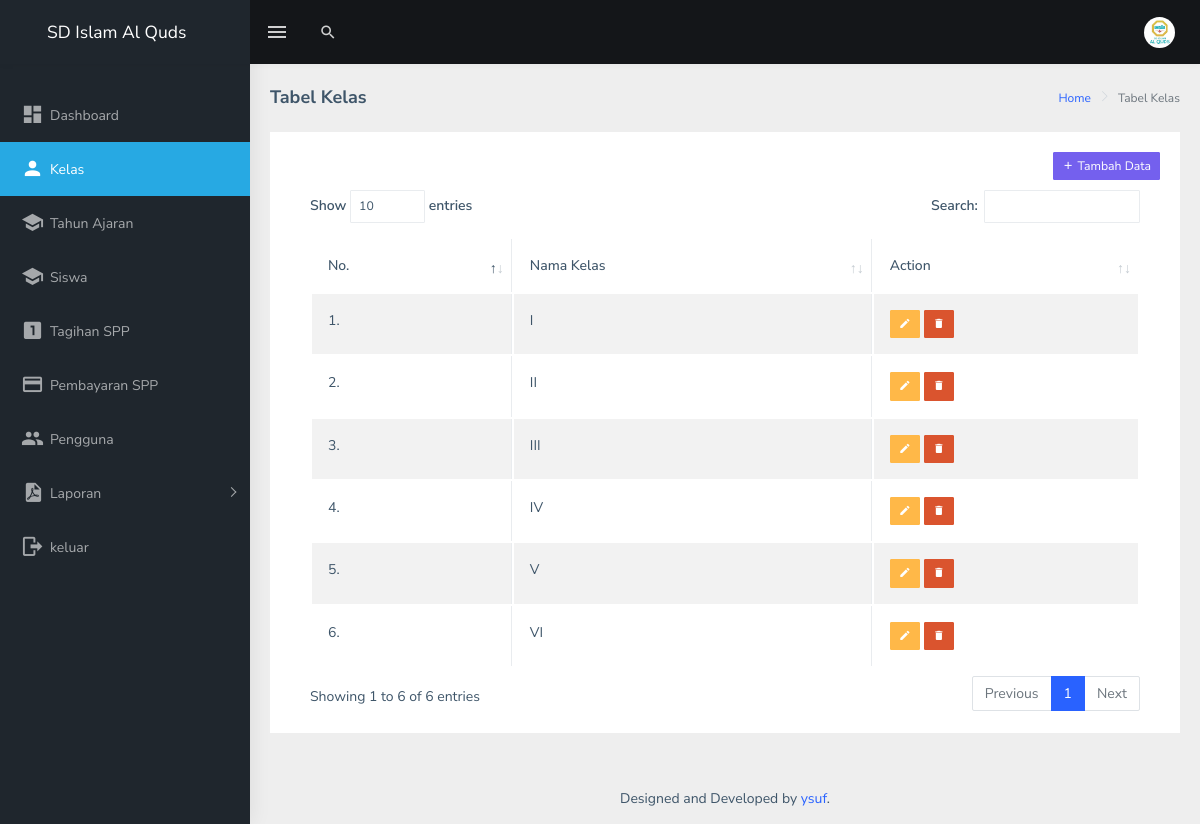
/admin/kelas.php (signed in), run on the app's committed database.
### tables this page shows
CREATE TABLE `tb_kelas` (
  `id_kelas` int(11) NOT NULL,
  `nama_kelas` varchar(50) NOT NULL
);

### admin/kelas.php (the view, shortened to what this page needs)
<?php
include 'koneksi.php';
?>
<!DOCTYPE html>
<html dir="ltr" lang="en">
  <head>
    <link
      rel="stylesheet"
      type="text/css"
      href="../assets/extra-libs/multicheck/multicheck.css"
    />
    <link
      href="../assets/libs/datatables.net-bs4/css/dataTables.bootstrap4.css"
      rel="stylesheet"
    />
    <link href="../dist/css/style.min.css" rel="stylesheet" />
  </head>
  <body>
    <div
      id="main-wrapper"
      data-layout="vertical"
      data-navbarbg="skin5"
      data-sidebartype="full"
      data-sidebar-position="absolute"
      data-header-position="absolute"
      data-boxed-layout="full"
    >
      <header class="topbar" data-navbarbg="skin5">
        <nav class="navbar top-navbar navbar-expand-md navbar-dark">
          <div class="navbar-header" data-logobg="skin5">
            <a class="navbar-brand" href="index.php">
              <span class="logo-text ms-4">
                SD Islam Al Quds
              </span>
            </a>
          </div>
          <div
            class="navbar-collapse collapse"
            id="navbarSupportedContent"
            data-navbarbg="skin5"
          >
            <ul class="navbar-nav float-start me-auto">
              <li class="nav-item d-none d-lg-block">
                <a
                  class="nav-link sidebartoggler waves-effect waves-light"
                  href="javascript:void(0)"
                  data-sidebartype="mini-sidebar"
                  ><i class="mdi mdi-menu font-24"></i
                ></a>
              </li>
              <li class="nav-item search-box">
                <a
                  class="nav-link waves-effect waves-dark"
                  href="javascript:void(0)"
                  ><i class="mdi mdi-magnify fs-4"></i
                ></a>
              </li>
            </ul>
            <ul class="navbar-nav float-end">
              <li class="nav-item dropdown">
                <a
                  class="
                    nav-link
                    dropdown-toggle
                    text-muted
                    waves-effect waves-dark
                    pro-pic
                  "
                  href="#"
                  id="navbarDropdown"
                  role="button"
                  data-bs-toggle="dropdown"
                  aria-expanded="false"
                >
                  <img
                    src="assets/images/sd_al_quds.png"
                    alt="user"
                    class="rounded-circle"
                    width="31"
                  />
                </a>
              </li>
            </ul>
          </div>
        </nav>
      </header>
      <aside class="left-sidebar" data-sidebarbg="skin5">
        <div class="scroll-sidebar">
          <?php include 'menu.php'; ?>
        </div>
      </aside>
      <div class="page-wrapper">
        <div class="page-breadcrumb">
          <div class="row">
            <div class="col-12 d-flex no-block align-items-center">
              <h4 class="page-title">Tabel Kelas</h4>
              <div class="ms-auto text-end">
                <nav aria-label="breadcrumb">
                  <ol class="breadcrumb">
                    <li class="breadcrumb-item"><a href="index.php">Home</a></li>
                    <li class="breadcrumb-item active" aria-current="page">
                      Tabel Kelas
                    </li>
                  </ol>
                </nav>
              </div>
            </div>
          </div>
        </div>
        <div class="container-fluid">
          <div class="row">
            <div class="col-12">
              <div class="card">
                <div class="card-body">
                  <div class="card-title" style="display: grid; justify-content: end;">
                    <a class="btn btn-sm btn-primary" href="" data-bs-toggle="modal" data-bs-target="#kelasModal"><i class="mdi mdi-plus"></i> Tambah Data</a>
                  </div>
                  <div class="table-responsive">
                    <table
                      id="zero_config"
                      class="table table-striped table-bordered"
                    >
                      <thead>
                        <tr>
                          <th>No.</th>
                          <th>Nama Kelas</th>
                          <th>Action</th>
                        </tr>
                      </thead>
                      <tbody>
                        <?php
                        $no=1;
                        $data = mysqli_query($koneksi, "SELECT * FROM tb_kelas");
                        while ($row = mysqli_fetch_assoc($data)) {
                        ?>
                        <tr>
                          <td><?php echo $no++; ?>.</td>
                          <td><?php echo $row['nama_kelas']; ?></td>
                          <td>
                            <a class="btn btn-sm btn-warning" href="" data-bs-toggle="modal" data-bs-target="#kelaseditModal<?php echo $row['id_kelas']; ?>"><i class="mdi mdi-pencil"></i></a>
                            <a class="btn btn-sm btn-danger" href="hapuskelas.php?id=<?php echo $row['id_kelas']; ?>"><i class="mdi mdi-delete"></i></a>
                          </td>
                        </tr>
                        <?php } ?>
                      </tbody>
                    </table>
                  </div>
                </div>
              </div>
            </div>
          </div>
        </div>
        <footer class="footer text-center">
        Designed and Developed by
          <a href="#">ysuf</a>.
        </footer>
      </div>
    </div>
  </body>
</html>

### data on the page
tb_kelas: nama_kelas "I"
tb_kelas: nama_kelas "II"
tb_kelas: nama_kelas "III"
tb_kelas: nama_kelas "IV"
tb_kelas: nama_kelas "V"
tb_kelas: nama_kelas "VI"
